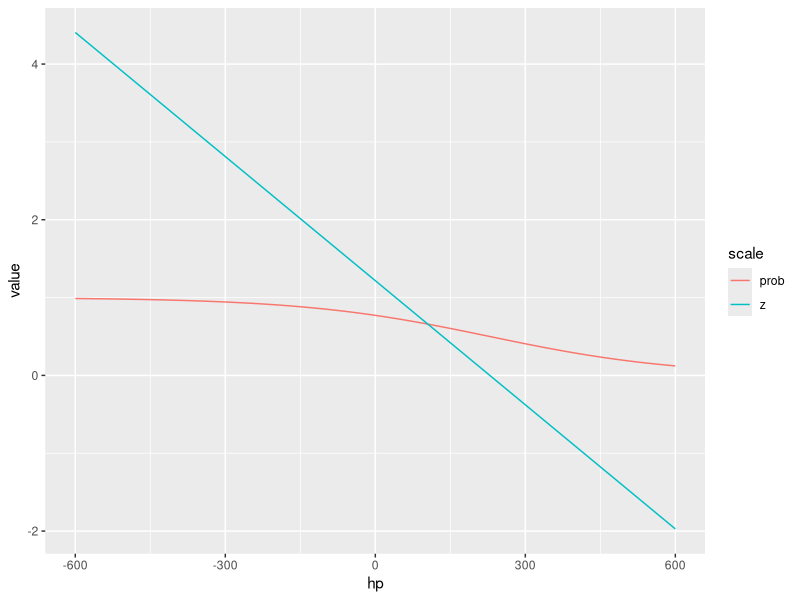

Write R code to recreate this figure.
library(tidyverse)

# Model
mod <- lm(vs ~ hp , data=mtcars)

# Predict log-odds
z <- predict(mod, 
             newdata = data.frame(hp=c(150)), 
             type='response')

# Logit:    Proba    => Log-Odds
# Logistic: Log-Odds => Proba
logit    <- function(p){log(p / (1-p))}    # Link unction
logistic <- function(z){1 / (1+exp(-z))}   # Inverse Link Function

# Predictions
z                            # 0.4198921
(proba = logistic(z))        # 0.6034574

# Check both ways
(logodds = logit(proba))     # 0.4198921
(proba = logistic(logodds))  # 0.6034574    √


df <- tibble(hp = seq(-600,600))
df$z     <- predict(mod,data.frame(hp=df$hp))
df$prob  <- logistic(df$z)
df <- pivot_longer(df, names_to='scale', cols=c('z','prob'))
ggplot(df, aes(x=hp, y=value, color=scale)) +
  geom_line() 


### Risk-Ratio vs Odds-Ratio
# 60% vs 30% 
# RR:  0.6 / 0.3             # 2.0
#  =  (6 / 10) / (3 / 10)     
# OR: (6 /  4) / (3 /  7)    # 3.5

